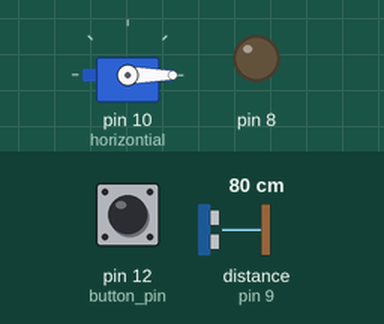
Simulated run of this sketch. Board: Arduino Uno, built with avr-gcc and run on an emulated ATmega328P. Shown: servo, output pins drawn as LEDs (lit = HIGH). The test bench sets the inputs (shaded band); at power-on: pin 12 (button_pin) HIGH, distance to the obstacle (sensor on pin 9) 80 cm. The echo pulse lasts 58.3 µs per cm; what the sketch prints to the serial monitor is not drawn.

Above: at 2.0 s.
2.1 s: pin 12 (button_pin) pulled LOW for 0.15 s
3.7 s: pin 12 (button_pin) pulled LOW for 1 s
Timing chart, 0 to 6.7 s (numbered marks = the images above; inputs shaded):
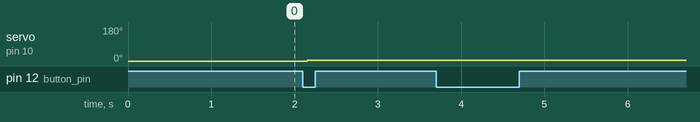

Measured:
- after the input at 2.1 s, servo on pin 10 (horizontial): 0° → 5° after 0.05 s

The sketch:

main.ino
```cpp
#include <Servo.h>
Servo horizontial;
Servo vertical;

const int button_pin=12;
int cmInt=0;
// This code is meant for the mirror to be 3 feet 7 inches off the ground and 17 cm from the sensor
void setup() {

  Serial.begin(9600);
  pinMode(8, OUTPUT);
  pinMode(9, INPUT);
  delay(800);
  horizontial.attach(10);

  horizontial.write(0);
  pinMode(button_pin, INPUT_PULLUP);
}

int lastButtonState = HIGH;
int currentButtonState = HIGH;
unsigned long lastDebounceTime = 0;

void buttonHandler(){
  int reading =digitalRead(button_pin);
  if(reading != lastButtonState){
    lastDebounceTime=millis();
  }
  if((millis()-lastDebounceTime) > 40){
    if(reading != currentButtonState){
      currentButtonState = reading;
    }
    if(currentButtonState == LOW){
      Serial.println("Button Pressed!");
      Serial.println("\n");
      horizontialServo();
    }
  }
  lastButtonState = reading;
}


void moveServos(){
  digitalWrite(8, LOW);  delayMicroseconds(2);
  digitalWrite(8, HIGH); delayMicroseconds(10);
  digitalWrite(8, LOW);
  unsigned long dur = pulseIn(9, HIGH, 30000UL);
  if (dur == 0) {
    Serial.println("Distance: out of range");
  } else {
    float cm = (dur * 0.0343f) / 2.0f;
    if(cm > 75.0f){
      horizontial.write(180);
    }else{
      horizontial.write(0);
    }
    Serial.print("Distance: "); Serial.print(cm, 1); Serial.println(" cm");
  }
  delay(300);
}

void horizontialServo(){
  digitalWrite(8, LOW);  delayMicroseconds(2);
  digitalWrite(8, HIGH); delayMicroseconds(10);
  digitalWrite(8, LOW);
  unsigned long dur = pulseIn(9, HIGH, 30000UL);
  if (dur == 0) {
    Serial.println("Distance: out of range");
  } else {
    float cm = (dur * 0.0343f) / 2.0f;
    if(cm < 50.0f){
      horizontial.write(20);
    }
    if(cm > 100.0f){
        horizontial.write(0);
    }
    if(cm > 50.0f && cm < 100.0f){
      cmInt=(int)cm;
      cmInt= cmInt - 50;
      cmInt= cmInt/2;
      cmInt = 25 - cmInt;

      if(cmInt <= 0){
        horizontial.write(0);
      } else{
        horizontial.write(cmInt/2);
      }
    }
    Serial.print("Distance: "); Serial.print(cm, 1); Serial.println(" cm"); Serial.print("\n H Servo Moved to: "); Serial.print(cmInt-25, 1); Serial.print(" degrees");
  }
  delay(300);
}


void loop() {

  buttonHandler();
}
```
